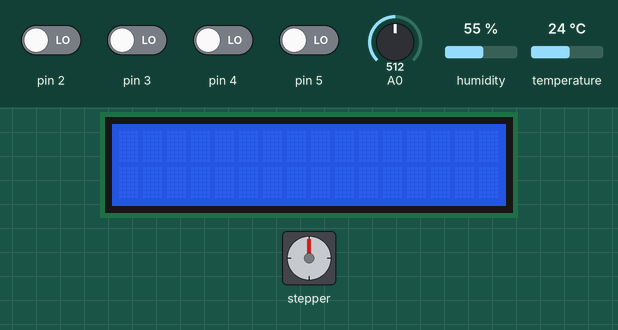
This sketch was run on a simulated Arduino Uno, built with avr-gcc and run on an emulated ATmega328P. On the bench: 16×2 character LCD, stepper motor. The inputs (shaded band) are chosen by the test bench; at power-on: pin 2–5 LOW, A0 = 512, temperature 24 °C, humidity 55 %. The local clock reads 2024-03-15 10:24:30 at power-on unless the sketch sets it; stepper angles assume 2048 steps per turn; what the sketch prints to the serial monitor is not drawn.

Above: at 1.2 s.
1.3 s: pin 2 driven HIGH
At 2.9 s:
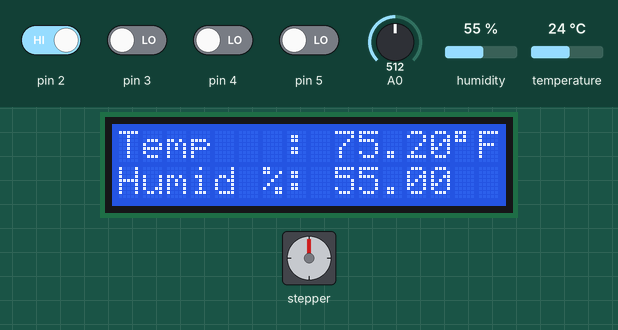
5.4 s: A0 set to 0
At 7.1 s:
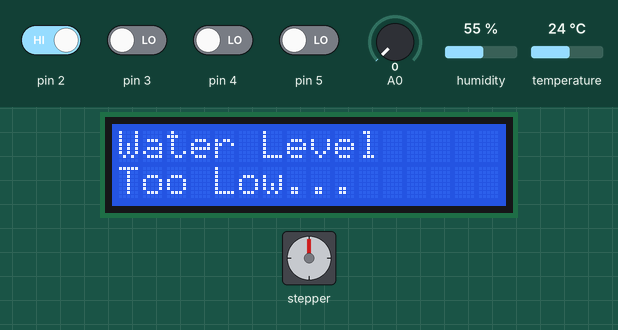
9.5 s: pin 3 driven HIGH
At 11.8 s:
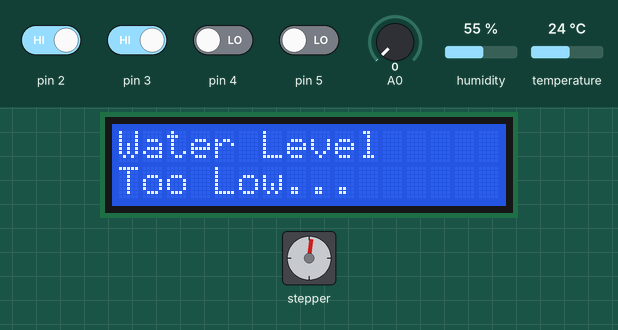
12.1 s: A0 set to 17
At 14.9 s:
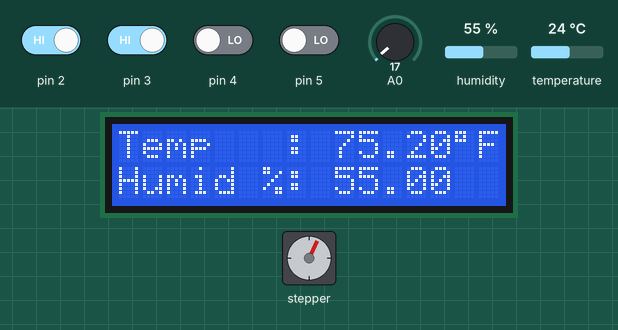
15.3 s: temperature set to 12 °C
At 18.0 s:
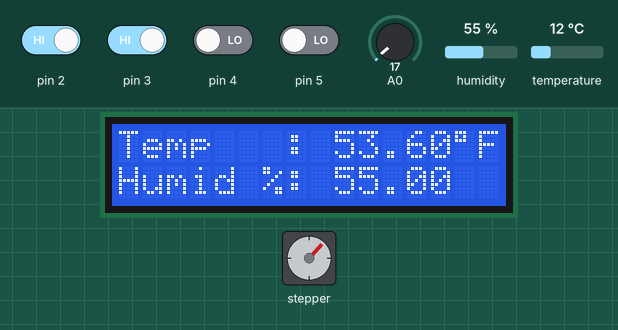
18.6 s: humidity set to 22 %
At 20.8 s:
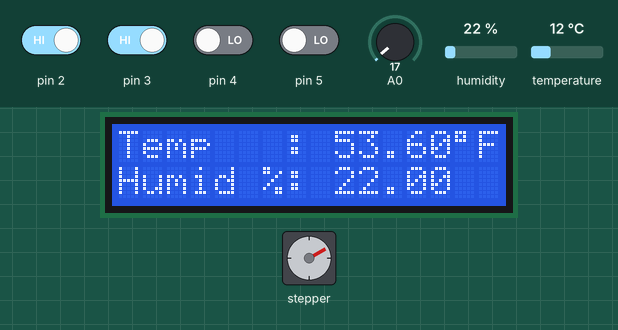
Timing chart, 0 to 26.0 s (numbered marks = the images above; inputs shaded):
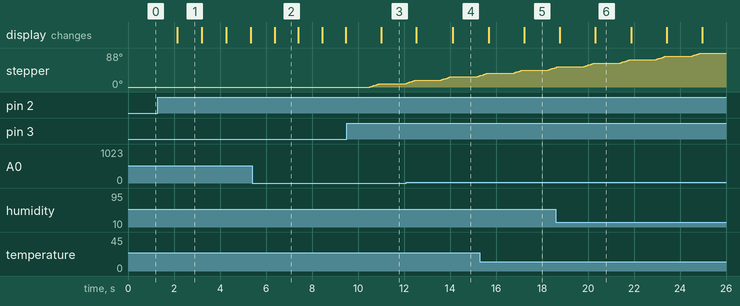

The sketch:

swamp_metrics.ino
```cpp
/*--------------------------------------------------
  Author:   Aidan Vancil + Andrew Gorum
  Project:  Creating A Embedded System (Swamp Cooler)
  Commentars: N/A
  Date:     11/09/22
  ---------------------------------------------------*/
// Internal Libraries
#include <LiquidCrystal.h>
#include <DHT.h>
#include <Wire.h>
#include <DHT_U.h>
#include "Arduino.h"
#include "uRTCLib.h"
#include <Stepper.h>

#define RDA 0x80
#define TBE 0x20

// Temperature / Humidity
float temp;
#define DHTPIN 6       // DHT Pin
#define DHTTYPE DHT11  // DHT Type

// Initialize the DHT11 sensor on DHTPIN 6
DHT dht(DHTPIN, DHTTYPE);

// Initialize the RTC
uRTCLib rtc(0x68);

// Initialize the stepper library on pins 2 through 5:
const float STEPS_PER_REV = 32;
Stepper myStepper(STEPS_PER_REV, 2, 4, 3, 5);

// Initialize the LCD
LiquidCrystal lcd(7, 8, 9, 10, 11, 12);

// Initialize a non-blocking delay
unsigned long int delayStart = 0;

// Define Port A Register Pointers
volatile unsigned char *port_a = (unsigned char *)0x22;
volatile unsigned char *ddr_a = (unsigned char *)0x21;
volatile unsigned char *pin_a = (unsigned char *)0x20;

// Define Port B Register Pointers
volatile unsigned char *port_b = (unsigned char *)0x25;
volatile unsigned char *ddr_b = (unsigned char *)0x24;
volatile unsigned char *pin_b = (unsigned char *)0x23;

// Define Port D Register Pointers
volatile unsigned char *port_d = (unsigned char *)0x2B;
volatile unsigned char *ddr_d = (unsigned char *)0x2A;
volatile unsigned char *pin_d = (unsigned char *)0x29;

// Define Port K Register Pointers
volatile unsigned char *port_k = (unsigned char *)0x108;
volatile unsigned char *ddr_k = (unsigned char *)0x107;
volatile unsigned char *pin_k = (unsigned char *)0x106;

// Define UART Pointers
volatile unsigned char *myUCSR0A = (unsigned char *)0x00C0;
volatile unsigned char *myUCSR0B = (unsigned char *)0x00C1;
volatile unsigned char *myUCSR0C = (unsigned char *)0x00C2;
volatile unsigned int *myUBRR0 = (unsigned int *)0x00C4;
volatile unsigned char *myUDR0 = (unsigned char *)0x00C6;

// Define ADC Pointers
volatile unsigned char *my_ADMUX = (unsigned char *)0x7C;
volatile unsigned char *my_ADCSRB = (unsigned char *)0x7B;
volatile unsigned char *my_ADCSRA = (unsigned char *)0x7A;
volatile unsigned int *my_ADC_DATA = (unsigned int *)0x78;

// Macros
#define WRITE_HIGH_PD(pin_num) *port_d |= (0x01 << pin_num);
#define WRITE_LOW_PD(pin_num) *port_d &= ~(0x01 << pin_num);
#define WRITE_HIGH_PA(pin_num) *port_a |= (0x01 << pin_num);
#define WRITE_LOW_PA(pin_num) *port_a &= ~(0x01 << pin_num);
#define WRITE_HIGH_PK(pin_num) *port_k |= (0x01 << pin_num);
#define WRITE_LOW_PK(pin_num) *port_k &= ~(0x01 << pin_num);

// Constants
bool errMessage = false;
unsigned int currentTicks;
bool timer_running;
bool time_switch = false;
bool startButton = false;
bool idleState = false;
bool enabled = false;
bool one_time = false;
unsigned long int disabled_delay = 0;
volatile unsigned long int isr_delay = 0;
volatile unsigned long int start_button_count = 0;
unsigned long int TEMP_THRESHOLD = 72;
unsigned long int WATER_THRESHOLD = 0; // was 250

void setup() {
  *ddr_a |= 0b00101010;
//  (Pin 4) [Yellow] - Disabled / Fan Off Running
//  (Pin 5) [Blue] - Fan Running
//  (Pin 6) [Red] - Error
//  (Pin 7) [Green] - Fan Off Running

  U0init(9600); // setup the UART

  // External Modules : DHT11
  dht.begin();

  // External Modules : LCD
  lcd.begin(16, 2);
  lcd.clear();

  // External Modules : Stepper
  myStepper.setSpeed(200);

  // External Modules : ADC
  adc_init();

  // External Modules : RTC
  URTCLIB_WIRE.begin();
  rtc.set(0, 40, 11, 3, 7, 12, 22);
  //  RTCLib::set(byte second, byte minute, byte hour, byte dayOfWeek, byte dayOfMonth, byte month, byte year)
}

void loop() {
  bool start_button = *pin_d & 0b00000100;
  attachInterrupt(digitalPinToInterrupt(19), myISR, FALLING);
  if(start_button & !enabled){
    enabled = true;
    delayStart = millis() - 60000;
    U0putstr("State Changes: ");
    print_int(start_button_count);
  } else if (start_button){
    errMessage = false;
    enabled = false;
    U0putstr("State Changes: ");
    print_int(start_button_count);
  }

  // External Modules : Stepper Direction
  bool button_1 = *pin_d & 0b00001000;
  bool button_2 = *pin_d & 0b00010000;
  if (!errMessage){
    if (button_1) {
      myStepper.step(50);
      U0putstr("\n");
      U0putstr("Going up... @ ");
      printTime();
    } else if (button_2) {
      myStepper.step(-50);
      U0putstr("\n");
      U0putstr("Going down... @ ");
      printTime();
    }
  }

  // External Modules : DHT / LCD Clearing
  if (!errMessage && ((millis() - delayStart) >= 60000) && !enabled) {
    lcd.clear();
    delayStart = millis();
  } else if (!errMessage && ((millis() - delayStart) >= 60000) && enabled) {
    lcd.clear();
    delayStart = millis();
    float humidity = dht.readHumidity();
    float temp_celsius = dht.readTemperature();
    float temp_farenheit = dht.readTemperature(true);
    lcd.print("Temp   : ");
    lcd.print(temp_farenheit);
    if (temp_farenheit > TEMP_THRESHOLD) {
      idleState = false;
    } else {
      idleState = true;
    }
    lcd.print("\337F");
    lcd.setCursor(0, 1);
    lcd.print("Humid %: ");
    lcd.print(humidity);
  }

  // External Modules : ADC
  unsigned int adc_reading = adc_read(0);
  if (enabled && !idleState && adc_reading < WATER_THRESHOLD){
    errMessage = true;
  }
  if ((adc_reading <= WATER_THRESHOLD) && enabled){
    idleState = false;
    errMessage = true;
    lcd.clear();
    lcd.setCursor(0, 0);
    lcd.print("Water Level");
    lcd.setCursor(0, 1);
    lcd.print("Too Low...");
  }

  if (enabled && !errMessage && !idleState) {
    if (!time_switch){
      U0putstr("Fan On And Running @ ");
      printTime();
      time_switch = true;
    }
    one_time = true;
    *port_a |= 0b00001010;
  } else if (enabled && idleState) {
    *port_a &= 0b11110101;
    if (time_switch){
      U0putstr("Fan On & Idle / Err @ ");
      printTime();
      time_switch = false;
    }
    one_time = true;
  } else {
    *port_a &= 0b11110101;
    time_switch = false;
    if (one_time){
      U0putstr("System Disabled @ ");
      printTime();
      one_time = false;
    }
  }

  if (!enabled){
    lcd.clear();
  }

  lightShow();
  delay(1000);
}

void lightShow() {

  if (errMessage) {
    WRITE_HIGH_PK(6);
  } else {
    WRITE_LOW_PK(6);
  }

  if (idleState & !errMessage & enabled) {
    WRITE_HIGH_PK(7);
  } else {
    WRITE_LOW_PK(7);
  }

  if (!enabled) {
    WRITE_HIGH_PK(4);
  } else {
    WRITE_LOW_PK(4);
  }

  if (!idleState && enabled && !errMessage){
    WRITE_HIGH_PK(5);
  } else {
    WRITE_LOW_PK(5);
  }
}


// External Functions
void myISR() {
  if ((millis() - isr_delay) >= 1000) {
    isr_delay = millis();
    start_button_count++;
  }
}

void printTime(){
  rtc.refresh();
  print_int(rtc.year());
  U0putchar('/');
  print_int(rtc.month());
  U0putchar('/');
  print_int(rtc.day());

  U0putchar(' ');

  print_int(rtc.hour());
  U0putchar(':');
  print_int(rtc.minute());
  U0putchar(':');
  print_int(rtc.second());
}

void adc_init() {
  *my_ADCSRA |= 0b10000000;
  *my_ADCSRA &= 0b11011111;
  *my_ADCSRA &= 0b11110111;
  *my_ADCSRA &= 0b11111000;
  *my_ADCSRB &= 0b11110111;
  *my_ADCSRB &= 0b11111000;
  *my_ADMUX &= 0b01111111;
  *my_ADMUX |= 0b01000000;
  *my_ADMUX &= 0b11011111;
  *my_ADMUX &= 0b11100000;
}
unsigned int adc_read(unsigned char adc_channel_num) {
  *my_ADMUX &= 0b11100000;
  *my_ADCSRB &= 0b11110111;
  if (adc_channel_num > 7) {
    adc_channel_num -= 8;
    *my_ADCSRB |= 0b00001000;
  }
  *my_ADMUX += adc_channel_num;
  *my_ADCSRA |= 0x40;
  while ((*my_ADCSRA & 0x40) != 0);
  return *my_ADC_DATA;
}

void print_int(unsigned int out_num) {
  unsigned char print_flag = 0;
  if (out_num >= 1000) {
    U0putchar(out_num / 1000 + '0');
    print_flag = 1;
    out_num = out_num % 1000;
  }
  if (out_num >= 100 || print_flag) {
    U0putchar(out_num / 100 + '0');
    print_flag = 1;
    out_num = out_num % 100;
  }
  if (out_num >= 10 || print_flag) {
    U0putchar(out_num / 10 + '0');
    print_flag = 1;
    out_num = out_num % 10;
  }
  U0putchar(out_num + '0');
}

void U0init(int U0baud) {
  unsigned long FCPU = 16000000;
  unsigned int tbaud;
  tbaud = (FCPU / 16 / U0baud - 1);
  *myUCSR0A = 0x20;
  *myUCSR0B = 0x18;
  *myUCSR0C = 0x06;
  *myUBRR0 = tbaud;
  Serial.begin(9600);
}
unsigned char U0kbhit() {
  return *myUCSR0A & RDA;
}
unsigned char U0getchar() {
  return *myUDR0;
}
void U0putchar(unsigned char U0pdata) {
  while ((*myUCSR0A & TBE) == 0);
  *myUDR0 = U0pdata;
}

void U0putstr(unsigned char string[]){
  for (int i = 0; string[i] != '\0'; i++){
    U0putchar(string[i]);
  }
}
```

Measured:
- after the input at 1.3 s, the display: changes after 0.85 s (image 1)
- after the input at 5.4 s, the display: changes after 0.98 s (image 2)
- after the input at 12.1 s, the display: first differs from a run without the input after 2.0 s (image 4)
- after the input at 15.3 s, the display: first differs from a run without the input after 1.9 s (image 5)
- after the input at 18.6 s, the display: first differs from a run without the input after 1.7 s (image 6)
- what the display in image 1 shows lasts 1.0 s, from 2.2 s to 3.2 s
